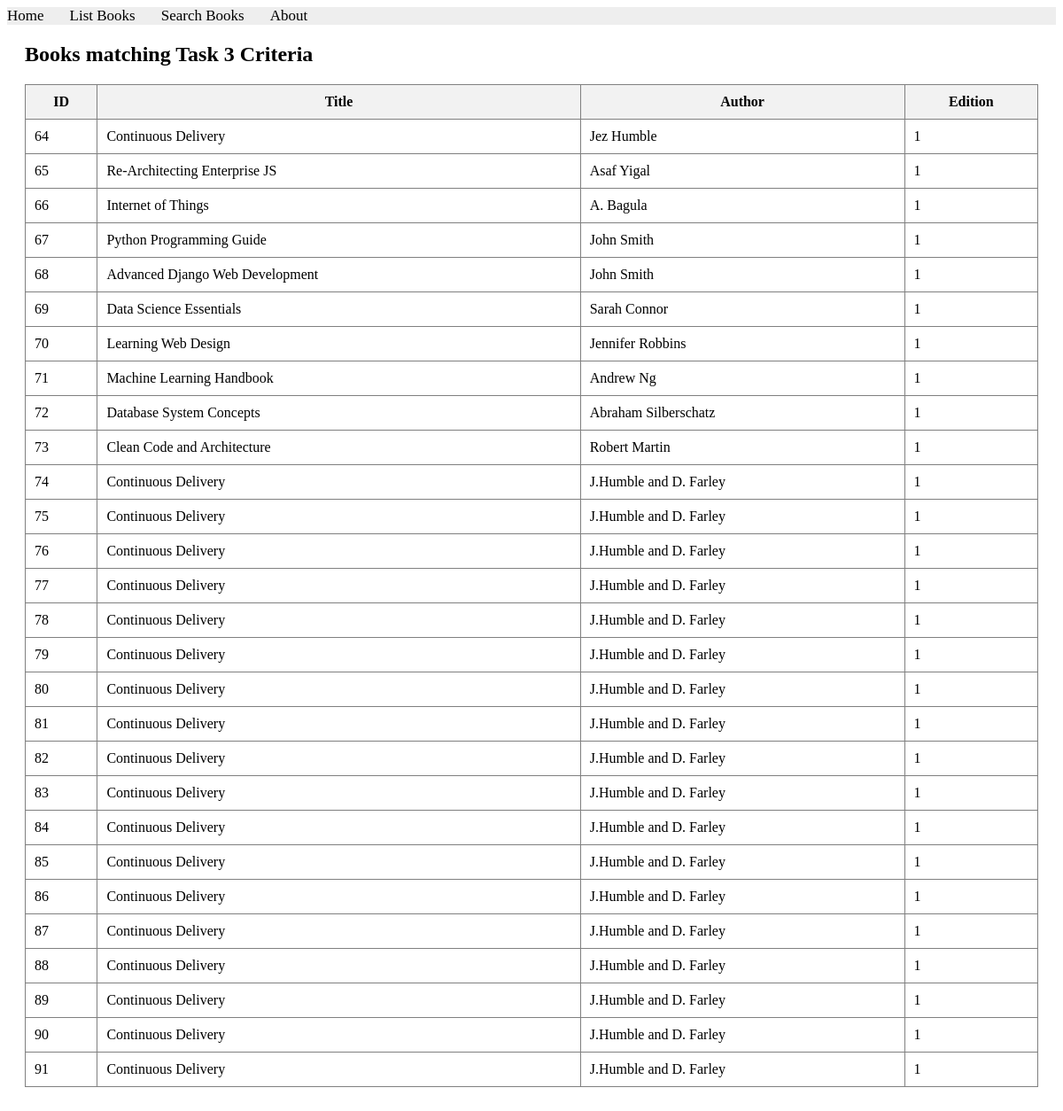
The app's page /books/lab8/task3, older data.
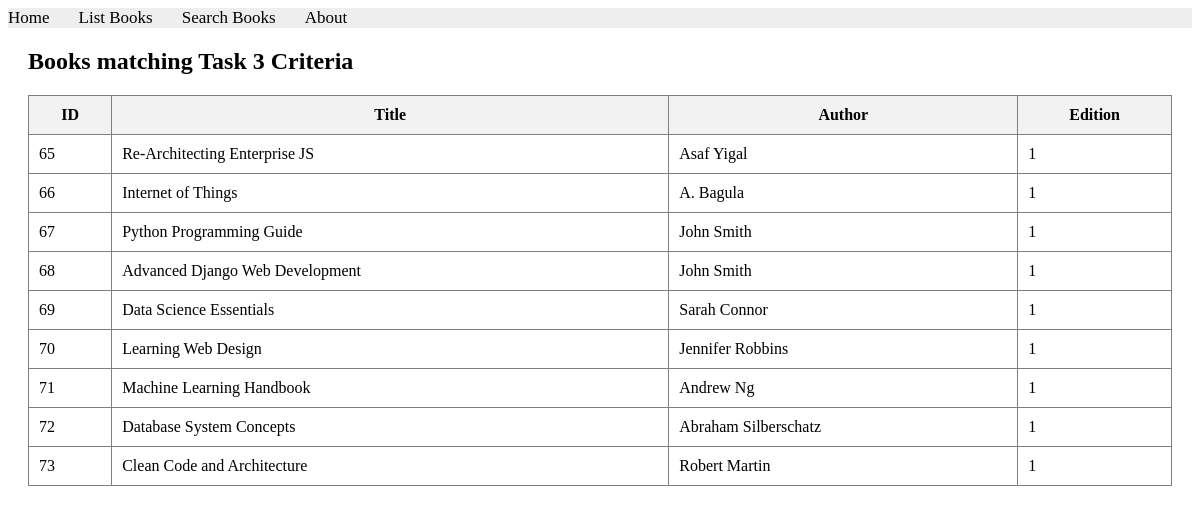
The same page, newer data.
### apps/bookmodule/models.py (models this page shows)
class Book(models.Model):
    title = models.CharField(max_length = 50)
    author = models.CharField(max_length = 50)
    price = models.FloatField(default = 0.0)
    edition = models.SmallIntegerField(default = 1)

### apps/bookmodule/views.py (the view)
# urls.py: path('lab8/task3', views.lab8_task3, name='lab8_task3'),
def lab8_task3(request):
    books = Book.objects.filter(~Q(edition__gt=3) & (~Q(title__icontains='co') | ~Q(author__icontains='co')))
    return render(request, 'bookmodule/lab8_task3.html', {'books': books})

### apps/templates/bookmodule/lab8_task3.html (shortened to what this page needs)
{% extends "layouts/base.html" %}
{% load static %}
{% block content %}
<div style="margin: 20px;">
    <h2>Books matching Task 3 Criteria</h2>
    {% if books %}
        <table border="1" cellpadding="10" cellspacing="0" style="border-collapse: collapse; width: 100%;">
            <thead>
                <tr style="background-color: #f2f2f2;">
                    <th>ID</th>
                    <th>Title</th>
                    <th>Author</th>
                    <th>Edition</th>
                </tr>
            </thead>
            <tbody>
                {% for book in books %}
                <tr>
                    <td>{{ book.id }}</td>
                    <td>{{ book.title }}</td>
                    <td>{{ book.author }}</td>
                    <td>{{ book.edition }}</td>
                </tr>
                {% endfor %}
            </tbody>
        </table>
    {% else %}
        <p>No books found matching your criteria.</p>
    {% endif %}
    <br>
</div>
{% endblock content %}

Row changes from the older to the newer data that the page shows:
removed Book: id "64", title "Continuous Delivery", author "Jez Humble", edition "1"
removed Book: id "74", title "Continuous Delivery", author "J.Humble and D. Farley", edition "1"
removed Book: id "75", title "Continuous Delivery", author "J.Humble and D. Farley", edition "1"
removed Book: id "76", title "Continuous Delivery", author "J.Humble and D. Farley", edition "1"
removed Book: id "77", title "Continuous Delivery", author "J.Humble and D. Farley", edition "1"
removed Book: id "78", title "Continuous Delivery", author "J.Humble and D. Farley", edition "1"
removed Book: id "79", title "Continuous Delivery", author "J.Humble and D. Farley", edition "1"
removed Book: id "80", title "Continuous Delivery", author "J.Humble and D. Farley", edition "1"
removed Book: id "81", title "Continuous Delivery", author "J.Humble and D. Farley", edition "1"
removed Book: id "82", title "Continuous Delivery", author "J.Humble and D. Farley", edition "1"
removed Book: id "83", title "Continuous Delivery", author "J.Humble and D. Farley", edition "1"
removed Book: id "84", title "Continuous Delivery", author "J.Humble and D. Farley", edition "1"
removed Book: id "85", title "Continuous Delivery", author "J.Humble and D. Farley", edition "1"
removed Book: id "86", title "Continuous Delivery", author "J.Humble and D. Farley", edition "1"
removed Book: id "87", title "Continuous Delivery", author "J.Humble and D. Farley", edition "1"
removed Book: id "88", title "Continuous Delivery", author "J.Humble and D. Farley", edition "1"
removed Book: id "89", title "Continuous Delivery", author "J.Humble and D. Farley", edition "1"
removed Book: id "90", title "Continuous Delivery", author "J.Humble and D. Farley", edition "1"
removed Book: id "91", title "Continuous Delivery", author "J.Humble and D. Farley", edition "1"
